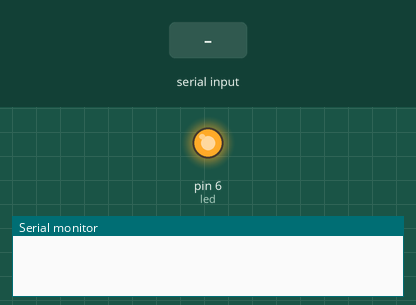
Simulated run of this sketch. Board: Arduino Mega 2560, built with avr-gcc and run on an emulated ATmega2560. On the bench: output pins drawn as LEDs (lit = HIGH), the last lines printed to the serial monitor. The inputs (shaded band) are chosen by the test bench. No radio packets arrive unless stated; pins used as bus, display or sensor lines are not drawn.

Above: at 4.2 s.
4.3 s: "90,45\n" received over the second serial link
At 5.5 s:
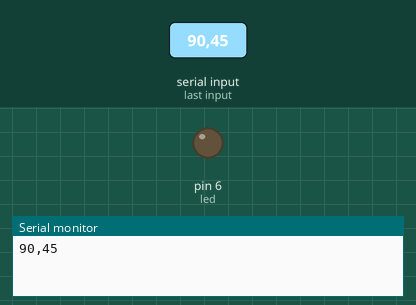
Timing chart, 0 to 7.3 s (numbered marks = the images above; inputs shaded):
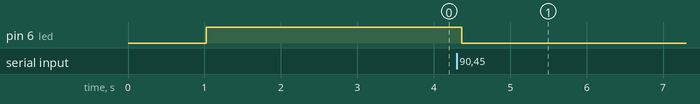

Measured:
- after the input at 4.3 s, pin 6 (led): HIGH → LOW after 0.07 s

The sketch:

LoRa_Rescue_Mobile_Node.ino
```cpp
// https://github.com/sandeepmistry/arduino-LoRa/blob/master/API.md

#include <SPI.h>
#include <LoRa.h>

// Defines LED pin
#define led 6

byte srcAddress = 0x11;      // destination: Gateway broadcast
char phoneNum[10];
char phoneNumTemp[10];
char hopData[15];
int i=0;
int j=0;
int set=0;

// del after test
char isPhone;
#define reset 1
byte subNode = 0xCC;
byte subNodeHop = 0xCA;
byte doneSubGnodeB = 0xAB;
int counter = 0;
int timer = 0;
int dataRec = 0;
char phone[10];
int rxRSSI[60];
int source;
char buf [4];
char buf2 [4];
int dataSize = 60;
unsigned long currentTime;
unsigned long delayTime;
String RssiReading;

void setup() {
  // Starts UART connection in Serial1
  // Enable pins
  pinMode(led,OUTPUT);
  Serial.begin(115200);
  Serial1.begin(9600);

  // Delete after test
  memset (rxRSSI, 0, dataSize);
  memset (phone, 0, sizeof(phone));
  digitalWrite(reset, HIGH);
  pinMode(reset,OUTPUT);

  // Starts LoRa and blinks when it fails to connect
  if (!LoRa.begin(868E6)) {
    while (1){
      delay(2000);
      digitalWrite(led,HIGH);
      delay(2000);
      digitalWrite(led,LOW);
    }
  }

  // Sets LoRa preferences
  LoRa.setTxPower(18.5,PA_OUTPUT_PA_BOOST_PIN);
  LoRa.setSignalBandwidth(125E3);
  LoRa.setSpreadingFactor(9);

  // Debugging
  delay(1000);
  digitalWrite(led, HIGH);
  delay(2000);
}

void loop() {
  // Checks if there is UART data from the ESP32
  j = 0;
  while(Serial1.available()){
    Serial1.readBytesUntil('\n',phoneNum,10);
    //Serial.println(phoneNum);
    if(phoneNum[0] != '0' && j < 1){
      if(set == 0){
        for(i=0;i<10;i++) phoneNumTemp[i] = phoneNum[i];
      }
      Serial.println(phoneNumTemp);
      Serial.println();

      ///// Insert LoRa send code here
      digitalWrite(led,HIGH);
      set = 1;
      // send packet
      LoRa.beginPacket();
      LoRa.write(srcAddress); // destination
      LoRa.print(phoneNumTemp);
      LoRa.endPacket();
      digitalWrite(led,LOW);
      ///// End of LoRa send code
    }
    else if(phoneNum[0] == '0') {
      digitalWrite(led,LOW);
      memset(phoneNum, 0, sizeof(phoneNum));
      set = 0;
    }
    j++;
    if(j == 2) j = 0;
  }
  if (LoRa.parsePacket()) {
    // received a packet
    source = LoRa.read();
    if (source == subNodeHop) {
      digitalWrite(led,HIGH);
      counter++;

      int i = 0;
      while (LoRa.available()){
        hopData[i] = (char)LoRa.read();
        i++;
      }

      // Send Data to Serial
      LoRa.beginPacket();
      LoRa.write(subNode); // destination
      LoRa.print(hopData);
      LoRa.endPacket();
      memset (hopData, 0, sizeof(hopData));
    }
  }
  delay(20);
}

void rxMode(){
  counter = 0;
  while(1){
    currentTime = millis();
    int packetSize = LoRa.parsePacket();
    if (packetSize) {
      // received a packet
      source = LoRa.read();
      if (source == subNodeHop && counter <= dataSize) {
        dataRec = 1;
        if (counter == 0) Serial.println("Receiving C");
        digitalWrite(led,HIGH);
        counter++;
        // Reads packet
        int i = 0;
        while (LoRa.available()){
          if(counter == 1){
            phone[i] = (char)LoRa.read();
            i++;
          } else {
            RssiReading += (char)LoRa.read();
          }
        }
        rxRSSI[counter-2] = RssiReading.toInt();
        RssiReading = "";
        if (counter == 1) Serial.println(String(phone));
      }
      else if (source == doneSubGnodeB){
        digitalWrite(led,LOW);
        txMode();
        break;
      }
      delayTime = millis();
    }
    timer = currentTime-delayTime;
    if (timer >= 1000){
      counter = 0;
      digitalWrite(led,LOW);
      if(dataRec){
        Serial.print("RSSI: Datasize = ");
        dataSize = sizeof(rxRSSI)/4;
        Serial.println(dataSize);
        for(int i=0;i<dataSize;i++){
          Serial.print(rxRSSI[i]);
          Serial.print(" ");
          if(i==19||i==39||i==59) Serial.println();
        }
        Serial.println("Data received waiting for go signal");
      }
      dataRec = 0;
    }
    if (currentTime >= 4294967200){
      digitalWrite(reset, LOW);
    }
  }
}

void txMode(){
  // send data
  delay(9000);
  Serial.println("Sending to gateway");
  digitalWrite(led,HIGH);
  LoRa.beginPacket();
  LoRa.write(subNode);
  LoRa.print(String(phone));
  Serial.println(String(phone));
  LoRa.endPacket();
  for (int i=0; i<dataSize; i++){
    sprintf (buf, "%03i", rxRSSI[i]);
    LoRa.beginPacket();
    LoRa.write(subNode);
    LoRa.print(buf);
    Serial.println(buf);
    LoRa.endPacket();
    delay(30);
  }
  doneTx();
}

void doneTx() {
  memset (phone, 0, sizeof(phone));
  memset (rxRSSI, 0, sizeof(rxRSSI));
  delay(1000);
  digitalWrite(led, LOW);
}
```
